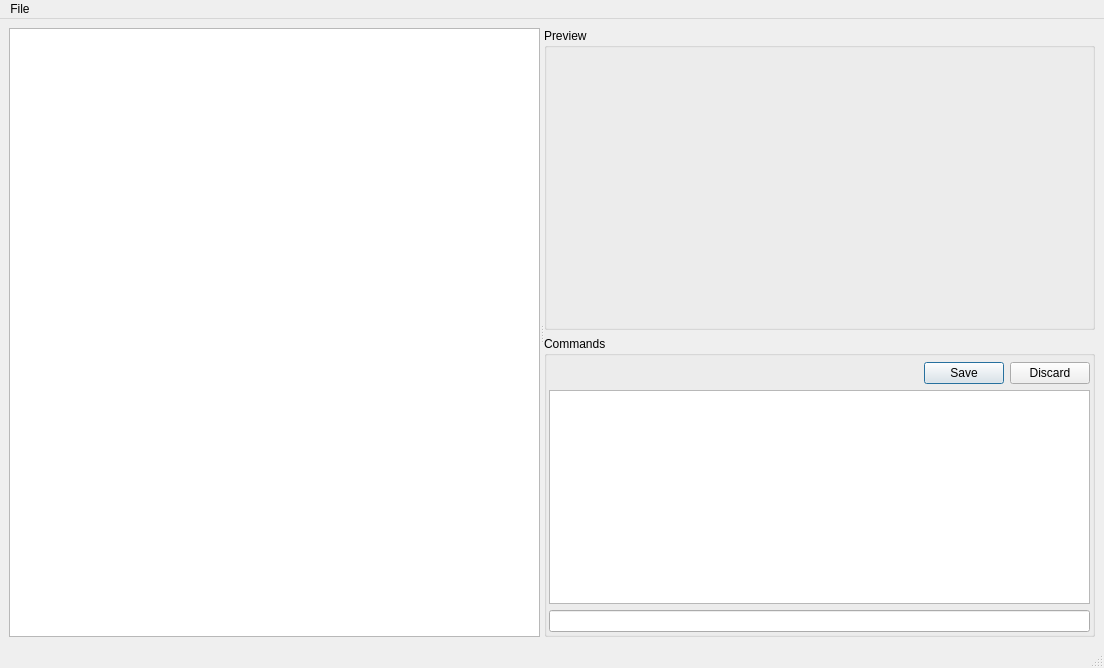
<ui version="4.0" >
 <class>FitsbenchMainWidget</class>
 <widget class="QMainWindow" name="FitsbenchMainWidget" >
  <property name="geometry" >
   <rect>
    <x>0</x>
    <y>0</y>
    <width>1104</width>
    <height>668</height>
   </rect>
  </property>
  <property name="windowTitle" >
   <string>Fitsbench</string>
  </property>
  <widget class="QWidget" name="centralwidget" >
   <layout class="QHBoxLayout" name="horizontalLayout" >
    <item>
     <widget class="QSplitter" name="splitter" >
      <property name="orientation" >
       <enum>Qt::Horizontal</enum>
      </property>
      <widget class="QTreeWidget" name="bench_tree" >
       <property name="rootIsDecorated" >
        <bool>false</bool>
       </property>
       <property name="headerHidden" >
        <bool>true</bool>
       </property>
       <column>
        <property name="text" >
         <string>1</string>
        </property>
       </column>
      </widget>
      <widget class="QWidget" name="layoutWidget" >
       <layout class="QVBoxLayout" name="verticalLayout_3" >
        <item>
         <widget class="QGroupBox" name="groupBox_2" >
          <property name="title" >
           <string>Preview</string>
          </property>
          <layout class="QVBoxLayout" name="verticalLayout_2" >
           <item>
            <widget class="QStackedWidget" name="preview_stack" >
             <property name="currentIndex" >
              <number>0</number>
             </property>
             <widget class="QWidget" name="page_2" />
            </widget>
           </item>
          </layout>
         </widget>
        </item>
        <item>
         <widget class="QGroupBox" name="groupBox" >
          <property name="title" >
           <string>Commands</string>
          </property>
          <layout class="QVBoxLayout" name="verticalLayout" >
           <property name="leftMargin" >
            <number>2</number>
           </property>
           <property name="topMargin" >
            <number>6</number>
           </property>
           <property name="rightMargin" >
            <number>2</number>
           </property>
           <property name="bottomMargin" >
            <number>2</number>
           </property>
           <item>
            <widget class="QDialogButtonBox" name="commands_buttons" >
             <property name="standardButtons" >
              <set>QDialogButtonBox::Discard|QDialogButtonBox::Save</set>
             </property>
            </widget>
           </item>
           <item>
            <widget class="QTextEdit" name="commands_log" >
             <property name="acceptDrops" >
              <bool>false</bool>
             </property>
             <property name="undoRedoEnabled" >
              <bool>false</bool>
             </property>
             <property name="lineWrapMode" >
              <enum>QTextEdit::NoWrap</enum>
             </property>
             <property name="readOnly" >
              <bool>true</bool>
             </property>
            </widget>
           </item>
           <item>
            <widget class="QLineEdit" name="commands_line" >
             <property name="statusTip" >
              <string>Enter commands (or help)</string>
             </property>
            </widget>
           </item>
          </layout>
         </widget>
        </item>
       </layout>
      </widget>
     </widget>
    </item>
   </layout>
  </widget>
  <widget class="QMenuBar" name="menubar" >
   <property name="geometry" >
    <rect>
     <x>0</x>
     <y>0</y>
     <width>1104</width>
     <height>28</height>
    </rect>
   </property>
   <widget class="QMenu" name="menuFile" >
    <property name="title" >
     <string>File</string>
    </property>
    <addaction name="actionOpenFITS" />
    <addaction name="actionOpenImage" />
   </widget>
   <addaction name="menuFile" />
  </widget>
  <widget class="QStatusBar" name="statusbar" />
  <action name="actionOpenFITS" >
   <property name="text" >
    <string>Open FITS...</string>
   </property>
  </action>
  <action name="actionQuit" >
   <property name="text" >
    <string>Quit</string>
   </property>
  </action>
  <action name="actionOpenImage" >
   <property name="text" >
    <string>Open Image...</string>
   </property>
  </action>
 </widget>
 <resources/>
 <connections/>
</ui>
